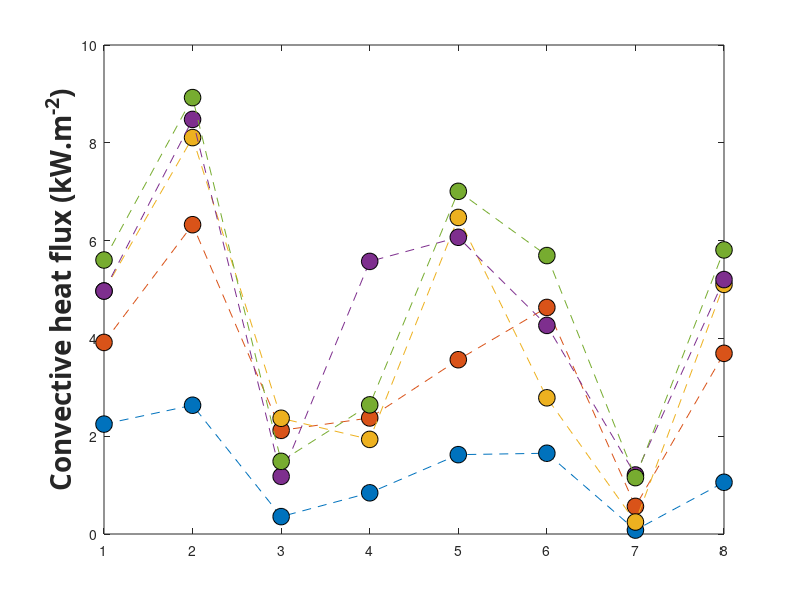

Reproduce this figure in MATLAB. (Note: this script raises an error after producing the figure.)
clear;
close all;
%AS3959 Maximum Convective heat flux Scrub FDI100 

Convective_heat_flux_BAL12p5 = [2.2471981	2.633329433	0.355525663	0.84232202	1.622793937	1.6515126	0.080085533	1.057491225];
Convective_heat_flux_BAL19 = [3.917583	6.3251871	2.119441133	2.3730479	3.564273567	4.633092	0.56500373	3.69447615];
Convective_heat_flux_BAL29 = [4.969909425	8.1065974	2.36664967	1.9346667	6.473707367	2.7853438	0.24516031	5.10504415];
Convective_heat_flux_BAL40 = [4.9681908	8.478368767	1.17865903	5.5745792	6.0676336	4.2656809	1.206949147	5.20318435];
Convective_heat_flux_FZ = [5.603298325	8.9242837	1.485694683	2.6410686	7.0076574	5.6940067	1.152917003	5.80956295];


plot([Convective_heat_flux_BAL12p5],'o--','MarkerSize',12,'MarkerEdgeColor','black','MarkerFaceColor',[0, 0.4470, 0.7410]);
hold on
plot([Convective_heat_flux_BAL19],'o--','MarkerSize',12,'MarkerEdgeColor','black','MarkerFaceColor',[0.8500, 0.3250, 0.0980]);
plot([Convective_heat_flux_BAL29],'o--','MarkerSize',12,'MarkerEdgeColor','black','MarkerFaceColor',[0.9290, 0.6940, 0.1250]);
plot([Convective_heat_flux_BAL40],'o--','MarkerSize',12,'MarkerEdgeColor','black','MarkerFaceColor',[0.4940, 0.1840, 0.5560]);
plot([Convective_heat_flux_FZ],'o--','MarkerSize',12,'MarkerEdgeColor','black','MarkerFaceColor',[0.4660, 0.6740, 0.1880]);



ylabel('Convective heat flux (kW.m^{-2})','FontWeight','bold','FontSize',20,...
    'FontName','Calibri');





ax = gca;
ax.XTickLabels = {'Roof','Gutter','Sub-floor','Door','Deck','Window','Back wall','Front wall'};
grid on;


box on
xtickangle(45)
xlabel('Location','FontWeight','bold','FontSize',20,...
    'FontName','Calibri');

set(gca,'fontsize',18);

legend('BAL 12.5','BAL 19','BAL 29','BAL 40','BAL FZ')
